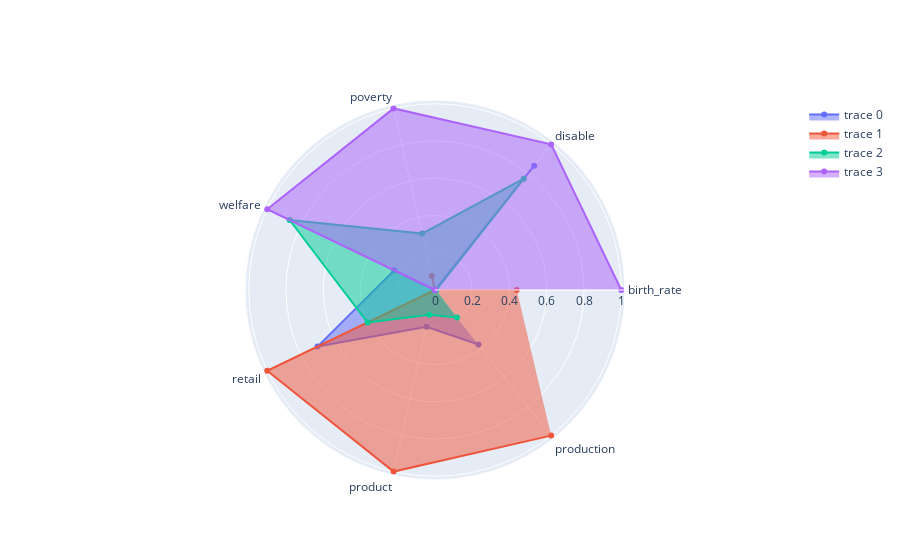

Write notebook code for a chart like this one.
### Code cell
features = ['birth_rate', 'disable', 'poverty', 'welfare', 'retail', 'product', 'production']
group_df = group_df[features]
fig = go.Figure()
for i in range(cluster_count):
    fig.add_scatterpolar(
        r=group_df.iloc[i].values, 
        theta = features, 
        fill='toself')
fig.show()

### Figure 1 — Plotly figure (JSON) as saved in the notebook; plotly's stock layout.template omitted (floating-point values rounded to 4 significant figures)
{"data": [{"fill": "toself", "r": [0, 0.854, 0, 0.2432, 0.7003, 0.202, 0.3738], "theta": ["birth_rate", "disable", "poverty", "welfare", "retail", "product", "production"], "type": "scatterpolar"}, {"fill": "toself", "r": [0.4391, 0, 0.07712, 0, 1.0, 1, 1], "theta": ["birth_rate", "disable", "poverty", "welfare", "retail", "product", "production"], "type": "scatterpolar"}, {"fill": "toself", "r": [0.006994, 0.7643, 0.3106, 0.8663, 0.4021, 0.1361, 0.1891], "theta": ["birth_rate", "disable", "poverty", "welfare", "retail", "product", "production"], "type": "scatterpolar"}, {"fill": "toself", "r": [1, 1.0, 1, 1, 0, 0, 0], "theta": ["birth_rate", "disable", "poverty", "welfare", "retail", "product", "production"], "type": "scatterpolar"}], "layout": {}}
